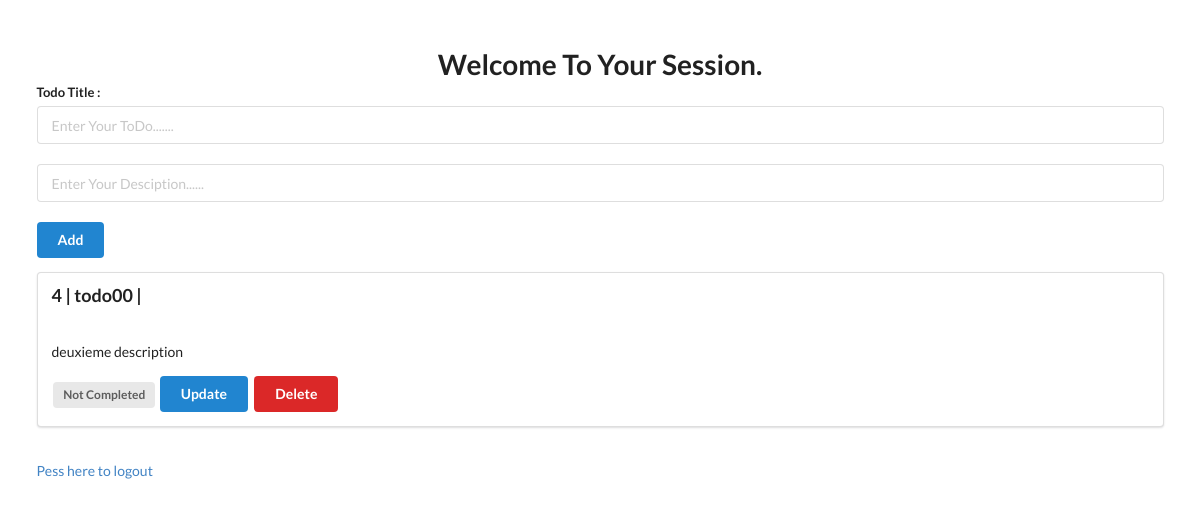
The page /dashboard (signed in) on the database its author committed.
### app.py (models this page shows)
class Todo(db.Model) :
    id_todo = db.Column(db.Integer, primary_key = True)
    title = db.Column(db.String(100))
    body = db.Column(db.Boolean)
    texte = db.Column(db.String(100))

### app.py (the view)
@app.route('/dashboard', methods=['GET', 'post'])
@login_required
def dashboard():
    todo_list = Todo.query.all()
    return render_template('dashboard.html', todo_list = todo_list)

### app.py (called while the page is built)
@login_manager.user_loader
def load_user(user_id):
    return User.query.get(int(user_id))

### templates/dashboard.html (shortened to what this page needs)
<!doctype html>
<html lang="en">
<head>
    <link rel="stylesheet" href="https://cdn.jsdelivr.net/npm/semantic-ui@2.4.2/dist/semantic.min.css">
</head>
<body>
    <div style="margin-top : 50px;" class="ui container">
    <center><h1 class="ui center aligned header">Welcome To Your Session.</h1></center>
    <form class="ui form" action="/add" method = "POST">
        <div class="field">
            <label for="title">Todo Title : &nbsp;</label>
            <input type="text" name="title" placeholder="Enter Your ToDo......."><br><br>
            <input type="text" name="texte" placeholder="Enter Your Desciption......"><br><br>
            <button class="ui blue button" type="submit">Add</button>
        </div>
    </form>
    {% for todo in todo_list %}
    <div class="ui segment">
        <p class="ui big header"> {{ todo.id_todo }} | {{ todo.title }} | {{ todo.date_todo }}</p><br>
        <p> {{ todo.texte }} </p>
        {% if todo.body == False %}
             <span class="ui gray label">Not Completed</span>
        {% else %}
             <span class="ui green label">Completed</span>
        {% endif %}
        <a class = " ui blue button " href="/update/{{ todo.id_todo }}">Update</a>
        <a class="ui red button " href="/delete/{{ todo.id_todo }}">Delete</a>
    </div>
    {% endfor %}
<br>
    <a href="{{url_for('logout')}}">Pess here to logout</a>
    </div>
</body>
</html>

### rows shown on the page
Todo: id_todo "4", title "todo00", texte "deuxieme description", body "Not Completed"
